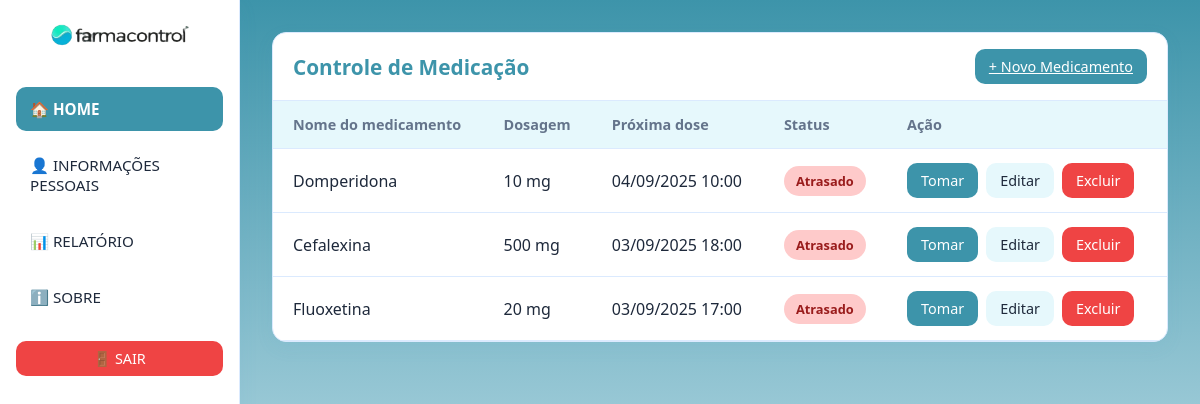
/trabalhofinal/login.php (signed in), run on the app's committed database.
### tables this page shows
CREATE TABLE `medicamentos` (
  `id` int(11) NOT NULL,
  `nome` varchar(100) NOT NULL,
  `dose` varchar(50) NOT NULL,
  `horario` datetime NOT NULL,
  `data_cadastro` timestamp NOT NULL DEFAULT current_timestamp(),
  `status` varchar(20) NOT NULL DEFAULT 'Pendente',
  `ultima_tomada` datetime DEFAULT NULL
);

### trabalhofinal/login.php (the view, shortened to what this page needs)
<?php
$host = "localhost";
$db   = "controle_medicamento";
$user = "root";
$pass = "";
$conn = new mysqli($host, $user, $pass, $db);
$sql = "SELECT * FROM medicamentos ORDER BY data_cadastro DESC";
$result = $conn->query($sql);
$hora_atual = new DateTime();
?>
<!DOCTYPE html>
<html lang="pt-br">
<head>
<link rel="stylesheet" href="style.css">
</head>
<body>
<aside class="sidebar">
  <img src="fundo.png" alt="Logo Sistema">
  <nav class="menu">
    <a href="home.php" class="active">🏠 HOME</a>
    <a href="informacoes.php">👤 INFORMAÇÕES PESSOAIS</a>
    <a href="relatorio.php">📊 RELATÓRIO</a>
    <a href="#">ℹ️ SOBRE</a>
    <form action="logout.php" method="POST" style="margin-top: 10px;">
      <button type="submit" class="btn btn-danger" style="width:100%;">🚪 SAIR</button>
    </form>
  </nav>
</aside>
<main class="main">
  <div class="card">
    <div class="header">
      <div class="title">Controle de Medicação</div>
      <a href="novomedicamento.php" class="btn btn-primary">+ Novo Medicamento</a>
    </div>
    <div class="table-wrap">
      <table>
        <thead>
          <tr>
            <th>Nome do medicamento</th>
            <th>Dosagem</th>
            <th>Próxima dose</th>
            <th>Status</th>
            <th style="width: 280px;">Ação</th>
          </tr>
        </thead>
        <tbody>
          <?php
          if ($result->num_rows > 0) {
              while($row = $result->fetch_assoc()) {
                  $horario_medicamento = new DateTime($row['horario']);
                  if($row['status'] == 'Em dia') {
                      $status_class = 'ok';
                      $status_text = 'Em dia';
                  } else {
                      if ($hora_atual > $horario_medicamento) {
                          $status_class = 'atrasado';
                          $status_text = 'Atrasado';
                      } else {
                          $status_class = 'pendente';
                          $status_text = 'Pendente';
                      }
                  }
                  echo "<tr>
                    <td>{$row['nome']}</td>
                    <td>{$row['dose']}</td>
                    <td>".date("d/m/Y H:i", strtotime($row['horario']))."</td>
                    <td><span class='badge $status_class'>$status_text</span></td>
                    <td>
                      <div class='actions'>
                        <form action='tomar_medicamento.php' method='GET' style='display:inline;'>
                          <input type='hidden' name='id' value='{$row['id']}'>
                          <button type='submit' class='btn btn-primary'>Tomar</button>
                        </form>
                        <form action='editar_medicamento.php' method='GET' style='display:inline;'>
                          <input type='hidden' name='id' value='{$row['id']}'>
                          <button type='submit' class='btn'>Editar</button>
                        </form>
                        <form action='excluir_medicamento.php' method='GET' style='display:inline;'>
                          <input type='hidden' name='id' value='{$row['id']}'>
                          <button type='submit' class='btn btn-danger'>Excluir</button>
                        </form>
                      </div>
                    </td>
                  </tr>";
              }
          } else {
              echo "<tr>
                      <td colspan='5' style='text-align:center; color: var(--muted); padding: 20px;'>
                          Nenhum medicamento cadastrado
                      </td>
                    </tr>";
          }
          ?>
        </tbody>
      </table>
    </div>
  </div>
</main>
</body>
</html>

### trabalhofinal/style.css (style rules this page uses)
:root { --bg: #f0faff; --bg-light: #e6f8fc; --card: #ffffff; --muted: #64748b; --text: #1e293b; --border: #dbeafe; --primary: #3d94aaff; --primary-dark: #4dcfe8; --primary-light: #b6f0fa; --success: #16a34a; --warning: #f59e0b; --danger: #ef4444; --radius: 14px; --shadow: 0 6px 18px rgba(71, 162, 204, 0.08); }
* { margin: 0; padding: 0; box-sizing: border-box; font-family: system-ui, -apple-system, Segoe UI, Roboto, Ubuntu, sans-serif; }
body { display: flex; min-height: 100vh; background: linear-gradient(180deg, #3d94aaff, var(--bg)); color: var(--text); }
.sidebar { width: 240px; background: var(--card); border-right: 1px solid var(--border); padding: 24px 16px; display: flex; flex-direction: column; gap: 20px; position: fixed; top: 0; left: 0; bottom: 0; box-shadow: var(--shadow); }
.sidebar img { width: 140px; margin: 0 auto 20px; display: block; border-radius: 8px; }
.menu { display: flex; flex-direction: column; gap: 12px; }
.menu a { padding: 12px 14px; border-radius: 10px; text-decoration: none; color: var(--text); font-size: 0.95rem; font-weight: 500; transition: all 0.25s; }
.menu a.active { background: var(--primary); color: #fff; font-weight: 600; }
.main { margin-left: 240px; flex: 1; padding: 32px; }
.card { background: var(--card); border: 1px solid var(--border); border-radius: var(--radius); box-shadow: var(--shadow); overflow: hidden; animation: fadeIn 0.5s ease; }
.header { padding: 16px 20px; border-bottom: 1px solid var(--border); display: flex; align-items: center; justify-content: space-between; }
.title { font-size: 1.3rem; font-weight: 700; color: var(--primary); }
.table-wrap { width: 100%; overflow-x: auto; }
table { width: 100%; border-collapse: collapse; min-width: 720px; }
thead th { text-align: left; font-size: 0.9rem; font-weight: 600; color: var(--muted); background: var(--bg-light); position: sticky; top: 0; z-index: 1; }
th, td { padding: 14px 20px; border-bottom: 1px solid var(--border); vertical-align: middle; }
.badge { display: inline-flex; align-items: center; font-size: 0.8rem; font-weight: 600; padding: 6px 12px; border-radius: 999px; }
.atrasado { background: #fecaca; color: #991b1b; }
.actions { display: flex; gap: 8px; flex-wrap: wrap; }
.btn { border: none; background: var(--bg-light); color: var(--text); padding: 8px 14px; font-size: 0.9rem; border-radius: 10px; cursor: pointer; transition: all 0.25s; }
.btn-primary { background: var(--primary); color: #fff; }
.btn-danger { background: var(--danger); color: #fff; }

### data on the page
medicamentos: nome "Domperidona", dose "10 mg", horario "04/09/2025 10:00", horario "Atrasado"
medicamentos: nome "Cefalexina", dose "500 mg", horario "03/09/2025 18:00", horario "Atrasado"
medicamentos: nome "Fluoxetina", dose "20 mg", horario "03/09/2025 17:00", horario "Atrasado"
